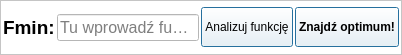
     <widget class="QFrame" name="BoxFunkcja">
      <property name="sizePolicy">
       <sizepolicy hsizetype="Expanding" vsizetype="Preferred">
        <horstretch>0</horstretch>
        <verstretch>0</verstretch>
       </sizepolicy>
      </property>
      <property name="maximumSize">
       <size>
        <width>16777215</width>
        <height>55</height>
       </size>
      </property>
      <property name="palette">
       <palette>
        <active>
         <colorrole role="WindowText">
          <brush brushstyle="SolidPattern">
           <color alpha="255">
            <red>0</red>
            <green>0</green>
            <blue>0</blue>
           </color>
          </brush>
         </colorrole>
         <colorrole role="Button">
          <brush brushstyle="SolidPattern">
           <color alpha="255">
            <red>255</red>
            <green>255</green>
            <blue>255</blue>
           </color>
          </brush>
         </colorrole>
         <colorrole role="Light">
          <brush brushstyle="SolidPattern">
           <color alpha="255">
            <red>255</red>
            <green>255</green>
            <blue>255</blue>
           </color>
          </brush>
         </colorrole>
         <colorrole role="Midlight">
          <brush brushstyle="SolidPattern">
           <color alpha="255">
            <red>255</red>
            <green>255</green>
            <blue>255</blue>
           </color>
          </brush>
         </colorrole>
         <colorrole role="Dark">
          <brush brushstyle="SolidPattern">
           <color alpha="255">
            <red>127</red>
            <green>127</green>
            <blue>127</blue>
           </color>
          </brush>
         </colorrole>
         <colorrole role="Mid">
          <brush brushstyle="SolidPattern">
           <color alpha="255">
            <red>170</red>
            <green>170</green>
            <blue>170</blue>
           </color>
          </brush>
         </colorrole>
         <colorrole role="Text">
          <brush brushstyle="SolidPattern">
           <color alpha="255">
            <red>0</red>
            <green>0</green>
            <blue>0</blue>
           </color>
          </brush>
         </colorrole>
         <colorrole role="BrightText">
          <brush brushstyle="SolidPattern">
           <color alpha="255">
            <red>255</red>
            <green>255</green>
            <blue>255</blue>
           </color>
          </brush>
         </colorrole>
         <colorrole role="ButtonText">
          <brush brushstyle="SolidPattern">
           <color alpha="255">
            <red>0</red>
            <green>0</green>
            <blue>0</blue>
           </color>
          </brush>
         </colorrole>
         <colorrole role="Base">
          <brush brushstyle="SolidPattern">
           <color alpha="255">
            <red>255</red>
            <green>255</green>
            <blue>255</blue>
           </color>
          </brush>
         </colorrole>
         <colorrole role="Window">
          <brush brushstyle="SolidPattern">
           <color alpha="255">
            <red>255</red>
            <green>255</green>
            <blue>255</blue>
           </color>
          </brush>
         </colorrole>
         <colorrole role="Shadow">
          <brush brushstyle="SolidPattern">
           <color alpha="255">
            <red>0</red>
            <green>0</green>
            <blue>0</blue>
           </color>
          </brush>
         </colorrole>
         <colorrole role="AlternateBase">
          <brush brushstyle="SolidPattern">
           <color alpha="255">
            <red>255</red>
            <green>255</green>
            <blue>255</blue>
           </color>
          </brush>
         </colorrole>
         <colorrole role="ToolTipBase">
          <brush brushstyle="SolidPattern">
           <color alpha="255">
            <red>255</red>
            <green>255</green>
            <blue>220</blue>
           </color>
          </brush>
         </colorrole>
         <colorrole role="ToolTipText">
          <brush brushstyle="SolidPattern">
           <color alpha="255">
            <red>0</red>
            <green>0</green>
            <blue>0</blue>
           </color>
          </brush>
         </colorrole>
         <colorrole role="PlaceholderText">
          <brush brushstyle="SolidPattern">
           <color alpha="128">
            <red>0</red>
            <green>0</green>
            <blue>0</blue>
           </color>
          </brush>
         </colorrole>
        </active>
        <inactive>
         <colorrole role="WindowText">
          <brush brushstyle="SolidPattern">
           <color alpha="255">
            <red>0</red>
            <green>0</green>
            <blue>0</blue>
           </color>
          </brush>
         </colorrole>
         <colorrole role="Button">
          <brush brushstyle="SolidPattern">
           <color alpha="255">
            <red>255</red>
            <green>255</green>
            <blue>255</blue>
           </color>
          </brush>
         </colorrole>
         <colorrole role="Light">
          <brush brushstyle="SolidPattern">
           <color alpha="255">
            <red>255</red>
            <green>255</green>
            <blue>255</blue>
           </color>
          </brush>
         </colorrole>
         <colorrole role="Midlight">
          <brush brushstyle="SolidPattern">
           <color alpha="255">
            <red>255</red>
            <green>255</green>
            <blue>255</blue>
           </color>
          </brush>
         </colorrole>
         <colorrole role="Dark">
          <brush brushstyle="SolidPattern">
           <color alpha="255">
            <red>127</red>
            <green>127</green>
            <blue>127</blue>
           </color>
          </brush>
         </colorrole>
         <colorrole role="Mid">
          <brush brushstyle="SolidPattern">
           <color alpha="255">
            <red>170</red>
            <green>170</green>
            <blue>170</blue>
           </color>
          </brush>
         </colorrole>
         <colorrole role="Text">
          <brush brushstyle="SolidPattern">
           <color alpha="255">
            <red>0</red>
            <green>0</green>
            <blue>0</blue>
           </color>
          </brush>
         </colorrole>
         <colorrole role="BrightText">
          <brush brushstyle="SolidPattern">
           <color alpha="255">
            <red>255</red>
            <green>255</green>
            <blue>255</blue>
           </color>
          </brush>
         </colorrole>
         <colorrole role="ButtonText">
          <brush brushstyle="SolidPattern">
           <color alpha="255">
            <red>0</red>
            <green>0</green>
            <blue>0</blue>
           </color>
          </brush>
         </colorrole>
         <colorrole role="Base">
          <brush brushstyle="SolidPattern">
           <color alpha="255">
            <red>255</red>
            <green>255</green>
            <blue>255</blue>
           </color>
          </brush>
         </colorrole>
         <colorrole role="Window">
          <brush brushstyle="SolidPattern">
           <color alpha="255">
            <red>255</red>
            <green>255</green>
            <blue>255</blue>
           </color>
          </brush>
         </colorrole>
         <colorrole role="Shadow">
          <brush brushstyle="SolidPattern">
           <color alpha="255">
            <red>0</red>
            <green>0</green>
            <blue>0</blue>
           </color>
          </brush>
         </colorrole>
         <colorrole role="AlternateBase">
          <brush brushstyle="SolidPattern">
           <color alpha="255">
            <red>255</red>
            <green>255</green>
            <blue>255</blue>
           </color>
          </brush>
         </colorrole>
         <colorrole role="ToolTipBase">
          <brush brushstyle="SolidPattern">
           <color alpha="255">
            <red>255</red>
            <green>255</green>
            <blue>220</blue>
           </color>
          </brush>
         </colorrole>
         <colorrole role="ToolTipText">
          <brush brushstyle="SolidPattern">
           <color alpha="255">
            <red>0</red>
            <green>0</green>
            <blue>0</blue>
           </color>
          </brush>
         </colorrole>
         <colorrole role="PlaceholderText">
          <brush brushstyle="SolidPattern">
           <color alpha="128">
            <red>0</red>
            <green>0</green>
            <blue>0</blue>
           </color>
          </brush>
         </colorrole>
        </inactive>
        <disabled>
         <colorrole role="WindowText">
          <brush brushstyle="SolidPattern">
           <color alpha="255">
            <red>127</red>
            <green>127</green>
            <blue>127</blue>
           </color>
          </brush>
         </colorrole>
         <colorrole role="Button">
          <brush brushstyle="SolidPattern">
           <color alpha="255">
            <red>255</red>
            <green>255</green>
            <blue>255</blue>
           </color>
          </brush>
         </colorrole>
         <colorrole role="Light">
          <brush brushstyle="SolidPattern">
           <color alpha="255">
            <red>255</red>
            <green>255</green>
            <blue>255</blue>
           </color>
          </brush>
         </colorrole>
         <colorrole role="Midlight">
          <brush brushstyle="SolidPattern">
           <color alpha="255">
            <red>255</red>
            <green>255</green>
            <blue>255</blue>
           </color>
          </brush>
         </colorrole>
         <colorrole role="Dark">
          <brush brushstyle="SolidPattern">
           <color alpha="255">
            <red>127</red>
            <green>127</green>
            <blue>127</blue>
           </color>
          </brush>
         </colorrole>
         <colorrole role="Mid">
          <brush brushstyle="SolidPattern">
           <color alpha="255">
            <red>170</red>
            <green>170</green>
            <blue>170</blue>
           </color>
          </brush>
         </colorrole>
         <colorrole role="Text">
          <brush brushstyle="SolidPattern">
           <color alpha="255">
            <red>127</red>
            <green>127</green>
            <blue>127</blue>
           </color>
          </brush>
         </colorrole>
         <colorrole role="BrightText">
          <brush brushstyle="SolidPattern">
           <color alpha="255">
            <red>255</red>
            <green>255</green>
            <blue>255</blue>
           </color>
          </brush>
         </colorrole>
         <colorrole role="ButtonText">
          <brush brushstyle="SolidPattern">
           <color alpha="255">
            <red>127</red>
            <green>127</green>
            <blue>127</blue>
           </color>
          </brush>
         </colorrole>
         <colorrole role="Base">
          <brush brushstyle="SolidPattern">
           <color alpha="255">
            <red>255</red>
            <green>255</green>
            <blue>255</blue>
           </color>
          </brush>
         </colorrole>
         <colorrole role="Window">
          <brush brushstyle="SolidPattern">
           <color alpha="255">
            <red>255</red>
            <green>255</green>
            <blue>255</blue>
           </color>
          </brush>
         </colorrole>
         <colorrole role="Shadow">
          <brush brushstyle="SolidPattern">
           <color alpha="255">
            <red>0</red>
            <green>0</green>
            <blue>0</blue>
           </color>
          </brush>
         </colorrole>
         <colorrole role="AlternateBase">
          <brush brushstyle="SolidPattern">
           <color alpha="255">
            <red>255</red>
            <green>255</green>
            <blue>255</blue>
           </color>
          </brush>
         </colorrole>
         <colorrole role="ToolTipBase">
          <brush brushstyle="SolidPattern">
           <color alpha="255">
            <red>255</red>
            <green>255</green>
            <blue>220</blue>
           </color>
          </brush>
         </colorrole>
         <colorrole role="ToolTipText">
          <brush brushstyle="SolidPattern">
           <color alpha="255">
            <red>0</red>
            <green>0</green>
            <blue>0</blue>
           </color>
          </brush>
         </colorrole>
         <colorrole role="PlaceholderText">
          <brush brushstyle="SolidPattern">
           <color alpha="128">
            <red>0</red>
            <green>0</green>
            <blue>0</blue>
           </color>
          </brush>
         </colorrole>
        </disabled>
       </palette>
      </property>
      <property name="autoFillBackground">
       <bool>true</bool>
      </property>
      <property name="frameShape">
       <enum>QFrame::StyledPanel</enum>
      </property>
      <property name="frameShadow">
       <enum>QFrame::Sunken</enum>
      </property>
      <property name="lineWidth">
       <number>2</number>
      </property>
      <layout class="QHBoxLayout" name="horizontalLayout_3">
       <property name="spacing">
        <number>2</number>
       </property>
       <property name="leftMargin">
        <number>2</number>
       </property>
       <property name="topMargin">
        <number>2</number>
       </property>
       <property name="rightMargin">
        <number>2</number>
       </property>
       <property name="bottomMargin">
        <number>2</number>
       </property>
       <item>
        <widget class="QLabel" name="label">
         <property name="sizePolicy">
          <sizepolicy hsizetype="Preferred" vsizetype="Fixed">
           <horstretch>0</horstretch>
           <verstretch>0</verstretch>
          </sizepolicy>
         </property>
         <property name="font">
          <font>
           <family>Segoe UI</family>
           <pointsize>14</pointsize>
           <weight>75</weight>
           <bold>true</bold>
          </font>
         </property>
         <property name="text">
          <string>Fmin:</string>
         </property>
        </widget>
       </item>
       <item>
        <widget class="QLineEdit" name="txtFunkcja">
         <property name="font">
          <font>
           <family>Segoe UI</family>
           <pointsize>12</pointsize>
          </font>
         </property>
         <property name="placeholderText">
          <string>Tu wprowadź funkcję</string>
         </property>
        </widget>
       </item>
       <item>
        <widget class="QPushButton" name="ButtonAnaliza">
         <property name="sizePolicy">
          <sizepolicy hsizetype="Preferred" vsizetype="Fixed">
           <horstretch>0</horstretch>
           <verstretch>0</verstretch>
          </sizepolicy>
         </property>
         <property name="minimumSize">
          <size>
           <width>0</width>
           <height>40</height>
          </size>
         </property>
         <property name="text">
          <string>Analizuj funkcję</string>
         </property>
         <property name="default">
          <bool>true</bool>
         </property>
        </widget>
       </item>
       <item>
        <widget class="QPushButton" name="ButtonObliczOptimum">
         <property name="sizePolicy">
          <sizepolicy hsizetype="Preferred" vsizetype="Fixed">
           <horstretch>0</horstretch>
           <verstretch>0</verstretch>
          </sizepolicy>
         </property>
         <property name="minimumSize">
          <size>
           <width>0</width>
           <height>40</height>
          </size>
         </property>
         <property name="font">
          <font>
           <weight>75</weight>
           <bold>true</bold>
          </font>
         </property>
         <property name="text">
          <string>Znajdź optimum!</string>
         </property>
         <property name="checkable">
          <bool>false</bool>
         </property>
         <property name="autoDefault">
          <bool>false</bool>
         </property>
         <property name="default">
          <bool>true</bool>
         </property>
         <property name="flat">
          <bool>false</bool>
         </property>
        </widget>
       </item>
      </layout>
     </widget>
